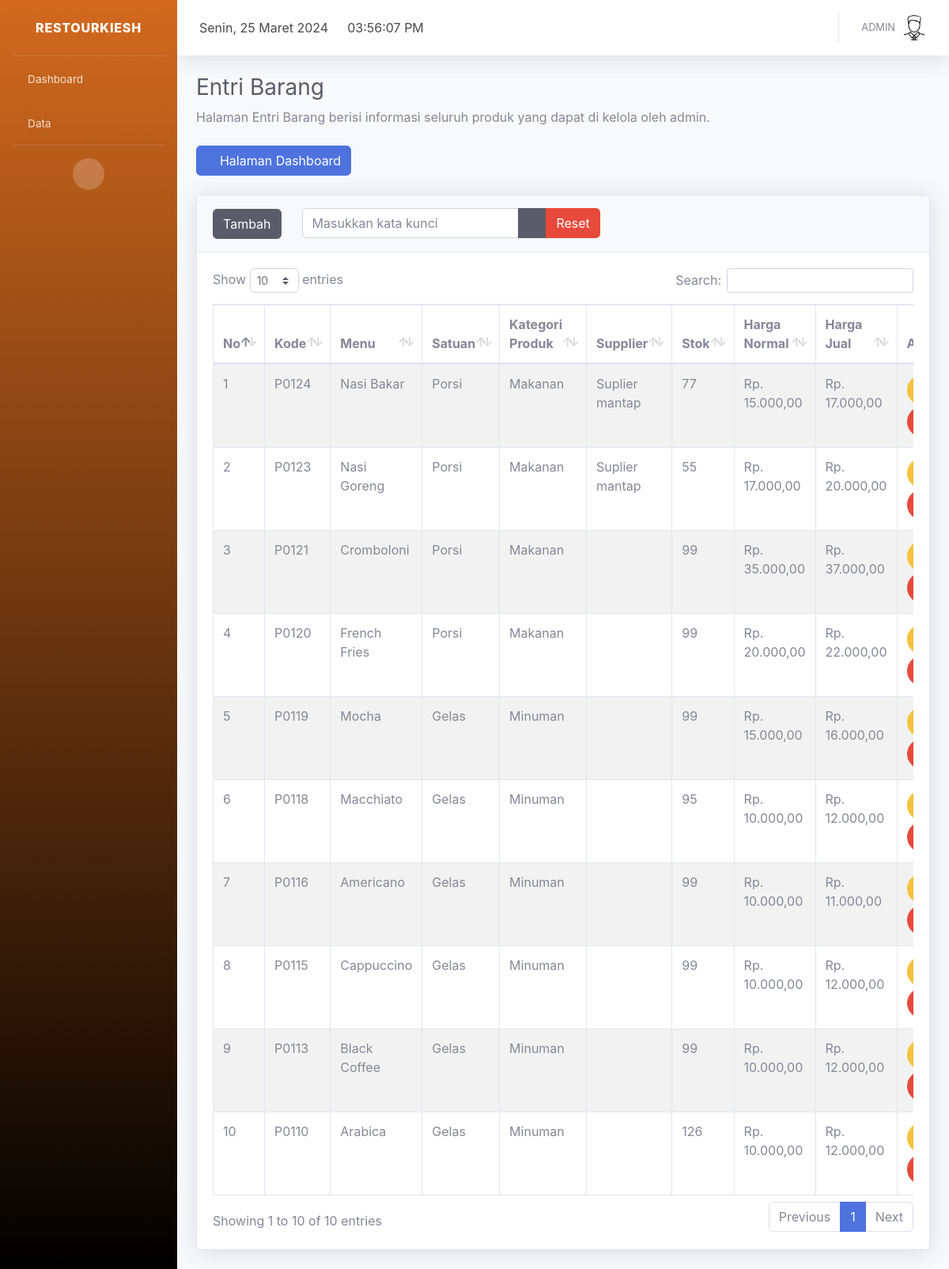
Page /index.php?page=produk (signed in) on the committed database.
### tables this page shows
CREATE TABLE `profil_aplikasi` (
  `id` int(11) NOT NULL,
  `nama_aplikasi` varchar(30) NOT NULL,
  `alamat` varchar(100) NOT NULL,
  `no_telp` char(14) NOT NULL,
  `logo` varchar(100) NOT NULL
);

CREATE TABLE `pengguna` (
  `id_pengguna` int(11) NOT NULL,
  `kode_pengguna` char(9) NOT NULL,
  `nama_pengguna` varchar(50) NOT NULL,
  `email` varchar(35) NOT NULL,
  `no_telp` char(14) NOT NULL,
  `foto` varchar(100) NOT NULL,
  `username` varchar(50) NOT NULL,
  `password` varchar(500) NOT NULL,
  `level` varchar(10) NOT NULL,
  `status` int(11) NOT NULL
);

CREATE TABLE `produk` (
  `id_produk` int(11) NOT NULL,
  `kode_produk` char(9) NOT NULL,
  `nama_produk` varchar(50) NOT NULL,
  `satuan` varchar(10) NOT NULL,
  `kategori_produk` int(11) NOT NULL,
  `stok_produk` int(11) NOT NULL,
  `supplier` int(11) NOT NULL,
  `harga_beli` int(11) NOT NULL,
  `harga_jual` int(11) NOT NULL,
  `keterangan_produk` text NOT NULL,
  `tanggal_produk` date NOT NULL,
  `gambar_produk` varchar(500) NOT NULL
);

CREATE TABLE `kategori_produk` (
  `id_kt_produk` int(11) NOT NULL,
  `nama_kt_produk` varchar(50) NOT NULL
);

CREATE TABLE `supplier` (
  `id_supplier` int(11) NOT NULL,
  `kode_supplier` char(9) NOT NULL,
  `nama_supplier` varchar(50) NOT NULL,
  `no_telp` char(50) NOT NULL,
  `nomor` int(11) NOT NULL
);

### page/produk/index.php (the view, shortened to what this page needs)
<div class="container-fluid">
  <h1 class="h3 mb-2 text-gray-800">Entri Barang</h1>
  <p class="mb-4">Halaman Entri Barang berisi informasi seluruh produk yang dapat di kelola oleh admin.</p>
  <a href="index.php?page=dashboard"><button class="btn btn-primary"><i class="fa fa-angle-left"></i> Halaman Dashboard</button></a>
  <br /><br />
  <div class="card shadow mb-4">
    <div class="card-header py-3">
      <button class="btn-tambah btn btn-dark btn-icon-split" data-toggle="modal" data-target="#myModal"><span class="text">Tambah</span></button>
      <form action="" method="POST" class="d-none d-sm-inline-block form-inline my-2 my-md-0 mw-100 navbar-search ml-2">
        <div class="input-group">
          <input type="text" class="form-control bg-white border-1 small" name="tcari" placeholder="Masukkan kata kunci">
          <div class="input-group-append">
            <button class="btn btn-dark" type="submit" name="bcari">
              <i class="fas fa-search fa-sm"></i>
            </button>
            <button class="btn btn-danger" type="submit" name="breset">Reset</button>
          </div>
        </div>
      </form>
    </div>
    <div class="card-body">
      <div class="table-responsive">
        <table class="table table-bordered table-striped" id="dataTable" width="100%" cellspacing="0">
          <thead>
            <tr>
              <th>No</th>
              <th>Kode</th>
              <th>Menu</th>
              <th>Satuan</th>
              <th>Kategori Produk</th>
              <th>Supplier</th>
              <th>Stok</th>
              <th>Harga Normal</th>
              <th>Harga Jual</th>
              <th width="13%">Aksi</th>
            </tr>
          </thead>
          <tbody>
            <?php
            $time_start = microtime(true);
            $kon = mysqli_connect("localhost", "root", "", "kasir");
            if (isset($_POST['bcari'])) {
              $cari = $_POST['tcari'];
              $sql = "SELECT * FROM produk p left join kategori_produk k on k.id_kt_produk=p.kategori_produk
              left join supplier s on s.id_supplier=p.supplier
              WHERE kode_produk LIKE '%" . $cari . "%' or nama_produk LIKE '%" . $cari . "%'
              or satuan LIKE '%" . $cari . "%' or nama_kt_produk LIKE '%" . $cari . "%'
              or nama_supplier LIKE '%" . $cari . "%'
              or stok_produk LIKE '%" . $cari . "%' or harga_beli LIKE '%" . $cari . "%'
              or harga_jual LIKE '%" . $cari . "%' order by id_produk desc";
              echo 'Total Excecution Time in seconds : ' . round((microtime(true) - $time_start), 3) . ' seconds';
            } else {
              $sql = "SELECT * FROM produk p left join kategori_produk k on k.id_kt_produk=p.kategori_produk
              left join supplier s on s.id_supplier=p.supplier order by id_produk desc";
            }
            $hasil = mysqli_query($kon, $sql);
            $no = 0;
            while ($data = mysqli_fetch_array($hasil)) :
              $no++;
            ?>
              <tr>
                <td><?php echo $no; ?></td>
                <td><?php echo $data['kode_produk']; ?></td>
                <td><?php echo $data['nama_produk']; ?></td>
                <td><?php echo $data['satuan']; ?></td>
                <td><?php echo $data['nama_kt_produk']; ?></td>
                <td><?php echo $data['nama_supplier']; ?></td>
                <td><?php echo $data['stok_produk']; ?></td>
                <td>Rp. <?php echo number_format($data['harga_beli'], 2, ',', '.'); ?></td>
                <td>Rp. <?php echo number_format($data['harga_jual'], 2, ',', '.'); ?></td>
                <td>
                  <button class="btn-edit btn btn-warning btn-circle" id_produk="<?php echo $data['id_produk']; ?>" kode_produk="<?php echo $data['kode_produk']; ?>" data-toggle="tooltip" title="Edit Produk" data-placement="top"><i class="fas fa-edit"></i></button>
                  <button class="btn-hapus btn btn-danger btn-circle" id_produk="<?php echo $data['id_produk']; ?>" kode_produk="<?php echo $data['kode_produk']; ?>" gambar_produk="<?php echo $data['gambar_produk']; ?>" data-toggle="tooltip" title="Hapus Produk" data-placement="top"><i class="fas fa-trash"></i></button>
                </td>
              </tr>
            <?php endwhile; ?>
          </tbody>
        </table>
      </div>
    </div>
  </div>
</div>

### index.php (shortened to what this page needs)
<?php
include 'config/database.php';
$hasil = mysqli_query($kon, "select * from profil_aplikasi order by nama_aplikasi desc limit 1");
$data = mysqli_fetch_array($hasil);
?>
<!DOCTYPE html>
<html lang="en">
<head>
  <link href="assets/vendor/fontawesome-free/css/all.min.css" rel="stylesheet" type="text/css">
  <link href="assets/font/font.css" rel="stylesheet">
  <link href="assets/css/sb-admin-2.min.css" rel="stylesheet">
  <link href="assets/vendor/datatables/dataTables.bootstrap4.min.css" rel="stylesheet">
  <link rel="stylesheet" href="assets/plugin/datepicker/css/datepicker.css">
</head>
<body>
  <div id="wrapper">
    <ul class="navbar-nav sidebar sidebar-dark accordion" id="accordionSidebar" style="background-image: linear-gradient(180deg, #D2691E 0%, #000000 100%);">
      <a class="sidebar-brand d-flex align-items-center justify-content-center" href="index.php?page=dashboard">
        <div class="sidebar-brand-text mx-3"><?php echo $data['nama_aplikasi']; ?></div>
      </a>
      <hr class="sidebar-divider my-0">
<li class="nav-item">
    <a class="nav-link" href="index.php?page=dashboard">
        <i class="fas fa-home"></i>
        <span>Dashboard</span>
    </a>
</li>
      <?php if ($_SESSION["level"] == "Admin") : ?>
        <li class="nav-item">
          <a class="nav-link collapsed" href="#" data-toggle="collapse" data-target="#master_data" aria-expanded="true" aria-controls="collapseTwo">
            <i class="fas fa-database"></i>
            <span>Data</span>
          </a>
        </li>
      <?php endif; ?>
      <hr class="sidebar-divider d-none d-md-block">
      <div class="text-center d-none d-md-inline">
        <button class="rounded-circle border-0" id="sidebarToggle"></button>
      </div>
    </ul>
    <div id="content-wrapper" class="d-flex flex-column">
      <div id="content">
        <nav class="navbar navbar-expand navbar-light bg-white topbar mb-4 static-top shadow">
          <div class="top-navbar d-none d-xl-block">
            <ul class="navbar-nav align-items-center">
              <li class="nav-item">
                <a class="nav-link">
                  <div id="date">
                  </div>
                </a>
              </li>
            </ul>
          </div>
          <div class="top-navbar d-none d-xl-block">
            <ul class="navbar-nav align-items-center">
              <li class="nav-item">
                <a class="nav-link">
                  <div id="clock">
                  </div>
                </a>
              </li>
            </ul>
          </div>
          <ul class="navbar-nav ml-auto">
    <?php
    include 'config/database.php';
    $id_pengguna = $_SESSION["id_pengguna"];
    $hasil = mysqli_query($kon, "select nama_pengguna,foto from pengguna where id_pengguna=$id_pengguna");
    $row = mysqli_fetch_array($hasil);
    ?>
    <li class="nav-item dropdown no-arrow">
      <a class="nav-link dropdown-toggle" href="#" id="userDropdown" role="button" data-toggle="dropdown" aria-haspopup="true" aria-expanded="false">
        <span class="mr-2 d-none d-lg-inline text-gray-600 small"><?php echo $row["nama_pengguna"]; ?></span>
        <img class="img-profile rounded-circle" src="page/pengguna/foto/<?php echo $row["foto"]; ?>">
      </a>
    </li>
</ul>
        </nav>
        <?php
        if (isset($_GET['page'])) {
          $page = $_GET['page'];
          switch ($page) {
            case 'produk':
              include "page/produk/index.php";
              break;
          }
        }
        ?>
      </div>
    </div>
  </div>
  <link href="assets/plugin/select2/select2.min.css" rel="stylesheet" />
</body>
</html>

### rows in the picture
profil_aplikasi: nama_aplikasi "RESTOURKIESH"
pengguna: nama_pengguna "ADMIN", foto (picture)
produk: kode_produk "P0124", nama_produk "Nasi Bakar", satuan "Porsi", kategori_produk.nama_kt_produk "Makanan", supplier.nama_supplier "Suplier mantap", stok_produk "77", harga_beli "15.000,00", harga_jual "17.000,00"
produk: kode_produk "P0123", nama_produk "Nasi Goreng", satuan "Porsi", kategori_produk.nama_kt_produk "Makanan", supplier.nama_supplier "Suplier mantap", stok_produk "55", harga_beli "17.000,00", harga_jual "20.000,00"
produk: kode_produk "P0121", nama_produk "Cromboloni", satuan "Porsi", kategori_produk.nama_kt_produk "Makanan", stok_produk "99", harga_beli "35.000,00", harga_jual "37.000,00"
produk: kode_produk "P0120", nama_produk "French Fries", satuan "Porsi", kategori_produk.nama_kt_produk "Makanan", stok_produk "99", harga_beli "20.000,00", harga_jual "22.000,00"
produk: kode_produk "P0119", nama_produk "Mocha", satuan "Gelas", kategori_produk.nama_kt_produk "Minuman", stok_produk "99", harga_beli "15.000,00", harga_jual "16.000,00"
produk: kode_produk "P0118", nama_produk "Macchiato", satuan "Gelas", kategori_produk.nama_kt_produk "Minuman", stok_produk "95", harga_beli "10.000,00", harga_jual "12.000,00"
produk: kode_produk "P0116", nama_produk "Americano", satuan "Gelas", kategori_produk.nama_kt_produk "Minuman", stok_produk "99", harga_beli "10.000,00", harga_jual "11.000,00"
produk: kode_produk "P0115", nama_produk "Cappuccino", satuan "Gelas", kategori_produk.nama_kt_produk "Minuman", stok_produk "99", harga_beli "10.000,00", harga_jual "12.000,00"
produk: kode_produk "P0113", nama_produk "Black Coffee", satuan "Gelas", kategori_produk.nama_kt_produk "Minuman", stok_produk "99", harga_beli "10.000,00", harga_jual "12.000,00"
produk: kode_produk "P0110", nama_produk "Arabica", satuan "Gelas", kategori_produk.nama_kt_produk "Minuman", stok_produk "126", harga_beli "10.000,00", harga_jual "12.000,00"
